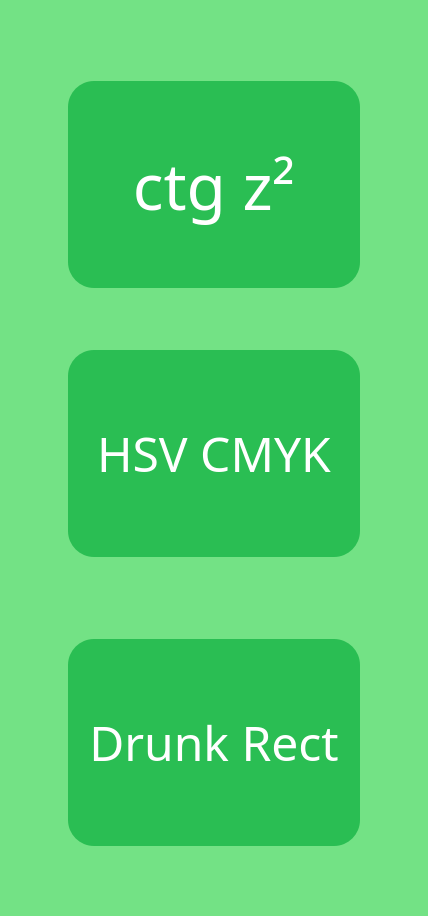
<?xml version="1.0" encoding="UTF-8"?>
<ui version="4.0">
 <class>OptionsWindow</class>
 <widget class="QMainWindow" name="OptionsWindow">
  <property name="geometry">
   <rect>
    <x>0</x>
    <y>0</y>
    <width>428</width>
    <height>916</height>
   </rect>
  </property>
  <property name="windowTitle">
   <string>MainWindow</string>
  </property>
  <property name="styleSheet">
   <string notr="true">
background: #73E285;</string>
  </property>
  <widget class="QWidget" name="centralwidget">
   <widget class="QPushButton" name="pushButton">
    <property name="geometry">
     <rect>
      <x>68</x>
      <y>81</y>
      <width>292</width>
      <height>207</height>
     </rect>
    </property>
    <property name="styleSheet">
     <string notr="true">background: #2ABE53;
box-shadow: 0px 4px 4px rgba(0, 0, 0, 0.25);
border-radius: 26px;

font-family: Rowdies;
font-style: normal;
font-weight: normal;
font-size: 64px;
line-height: 79px;
color: #FFFFFF;</string>
    </property>
    <property name="text">
     <string>ctg z²</string>
    </property>
   </widget>
   <widget class="QPushButton" name="pushButton_2">
    <property name="geometry">
     <rect>
      <x>68</x>
      <y>350</y>
      <width>292</width>
      <height>207</height>
     </rect>
    </property>
    <property name="styleSheet">
     <string notr="true">background: #2ABE53;
box-shadow: 0px 4px 4px rgba(0, 0, 0, 0.25);
border-radius: 26px;

font-family: Rowdies;
font-style: normal;
font-weight: normal;
font-size: 48px;
line-height: 79px;
color: #FFFFFF;</string>
    </property>
    <property name="text">
     <string>HSV CMYK</string>
    </property>
   </widget>
   <widget class="QPushButton" name="pushButton_3">
    <property name="geometry">
     <rect>
      <x>68</x>
      <y>639</y>
      <width>292</width>
      <height>207</height>
     </rect>
    </property>
    <property name="styleSheet">
     <string notr="true">background: #2ABE53;
box-shadow: 0px 4px 4px rgba(0, 0, 0, 0.25);
border-radius: 26px;

font-family: Rowdies;
font-style: normal;
font-weight: normal;
font-size: 48px;
line-height: 79px;
color: #FFFFFF;</string>
    </property>
    <property name="text">
     <string>Drunk Rect</string>
    </property>
   </widget>
  </widget>
 </widget>
 <resources/>
 <connections/>
</ui>
